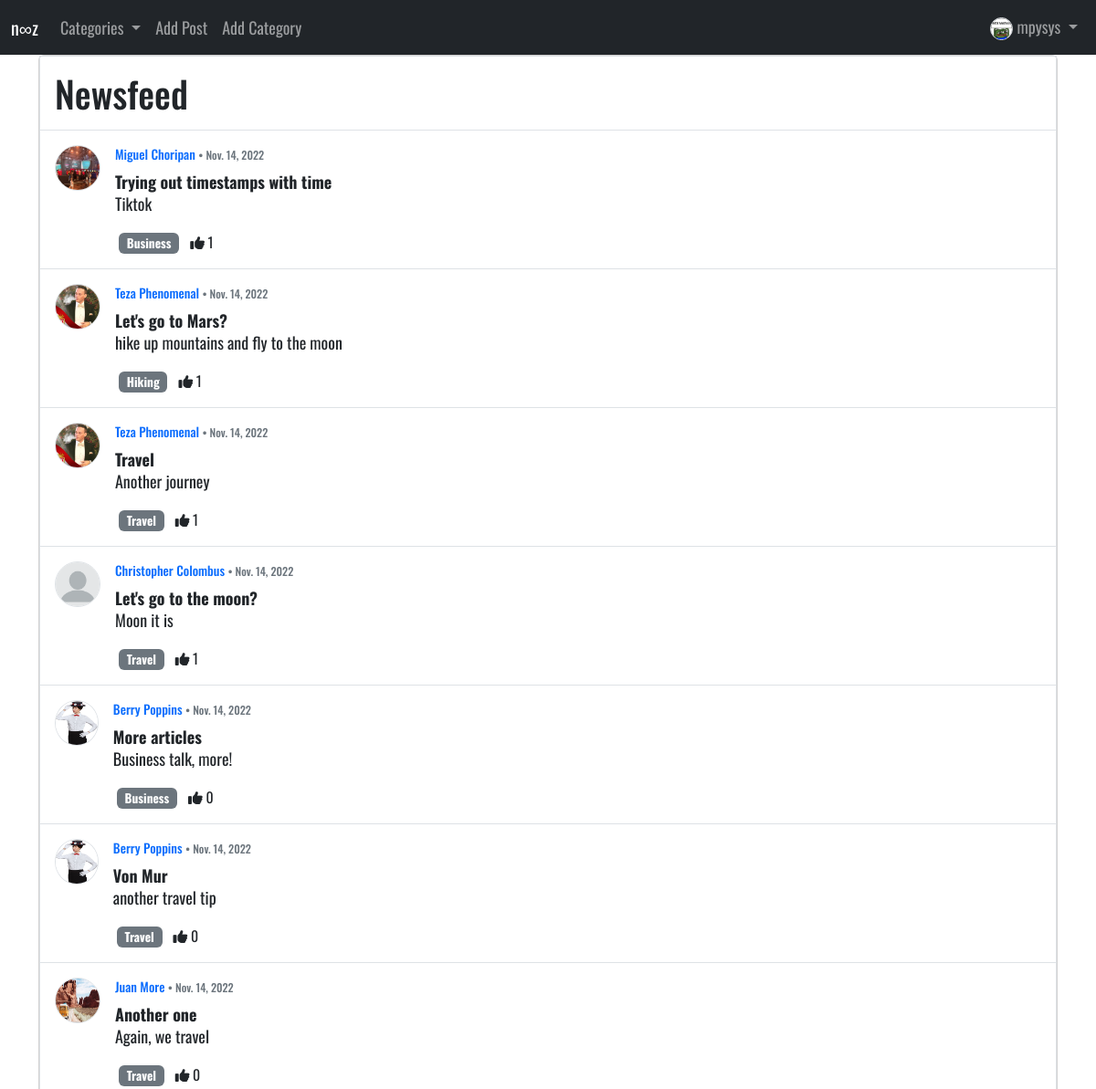
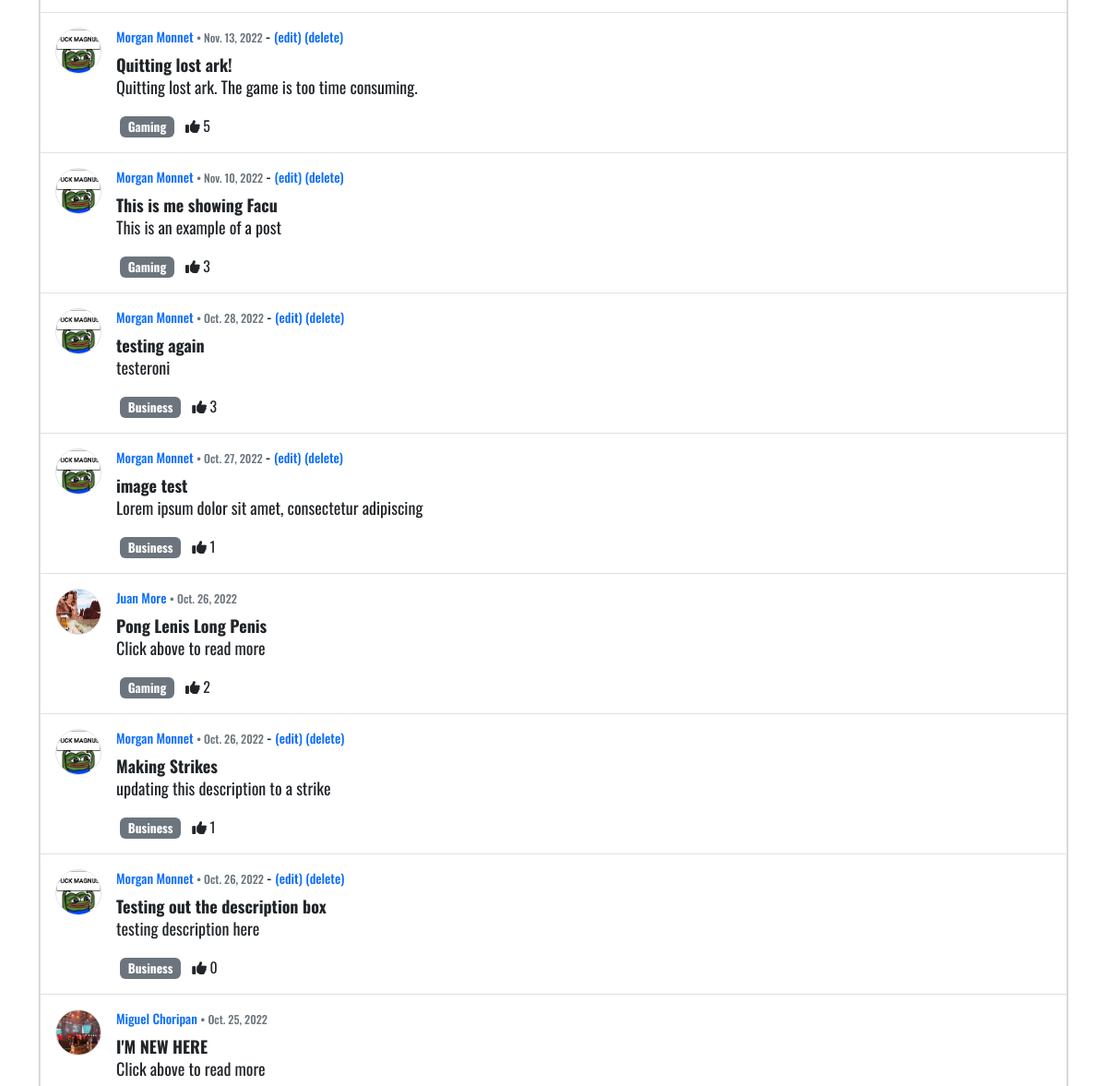
Before: / (signed in, upper part) with the older database file (2 pictures, top to bottom).
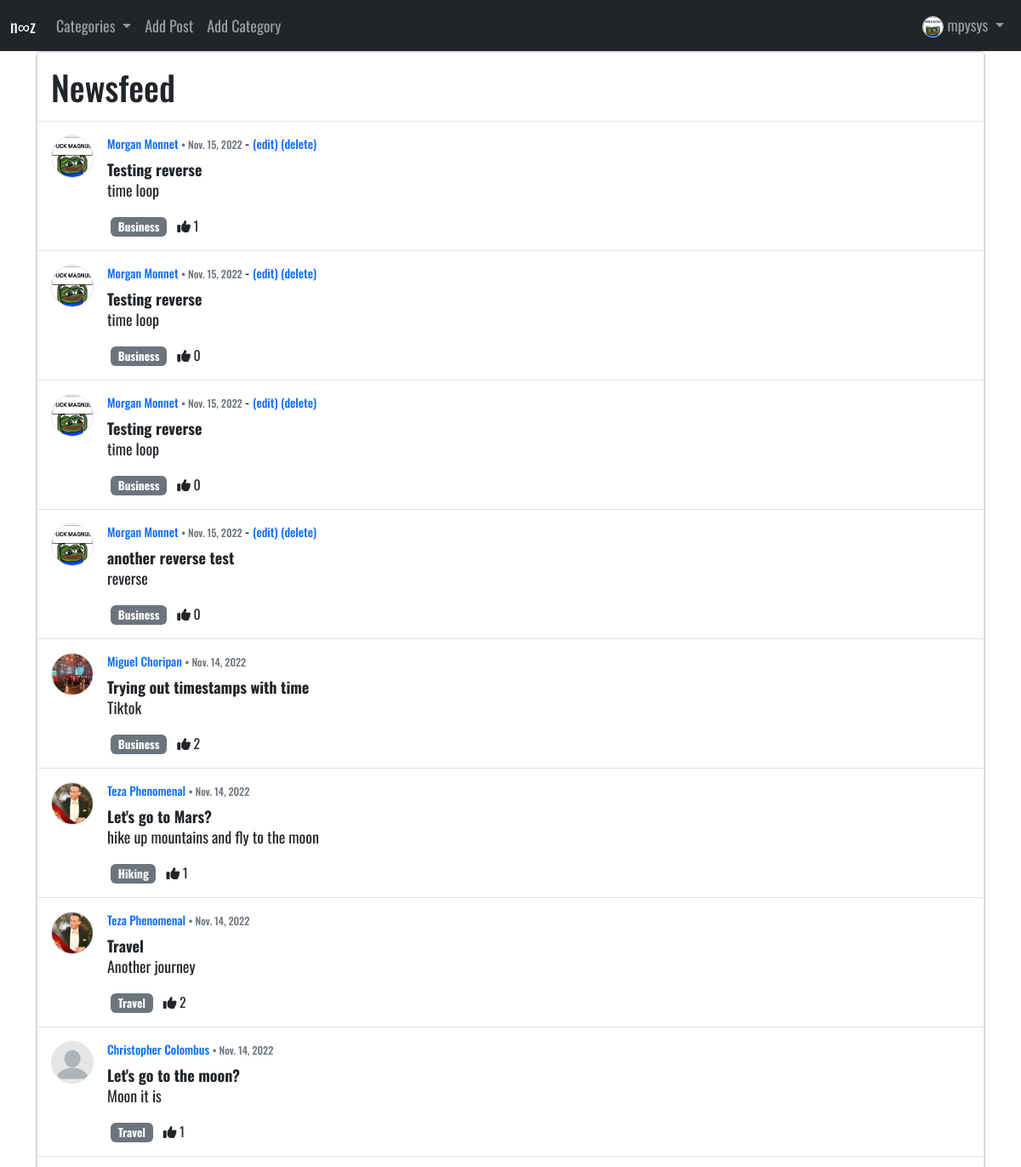
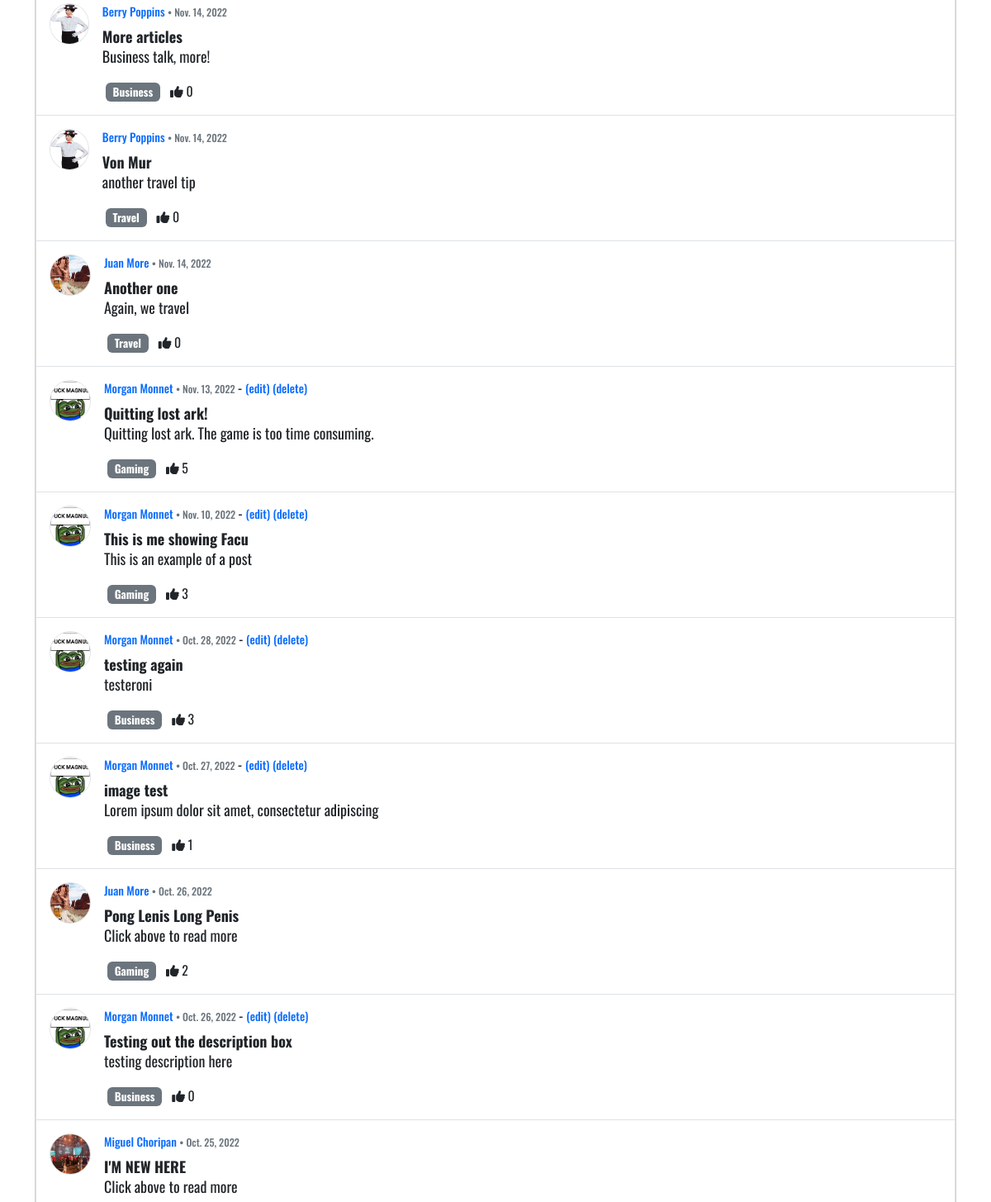
After: the same page with the newer database file (2 pictures, top to bottom).
### nooz2/models.py (models this page shows, shortened)
class Post(models.Model):
    title = models.CharField(max_length=255)
    title_tag = models.CharField(max_length=255)
    header_image = models.ImageField(null=True, blank=True, upload_to="images/")
    description = models.CharField(max_length=50)
    author = models.ForeignKey(User, on_delete=models.CASCADE)
    body = RichTextField(blank=True, null=True)
    timestamp = models.DateField(auto_now_add=True)
    category = models.CharField(max_length=255, default='News')
    likes = models.ManyToManyField(User, related_name='post_user')
    def total_likes(self):
        return self.likes.count()

class Profile(models.Model):
    user = models.OneToOneField(User, null=True, on_delete=models.CASCADE)
    bio = models.TextField()
    profile_pic = models.ImageField(null=True, blank=True, upload_to="images/profile")
    site_url = models.CharField(max_length=255, null=True, blank=True)
    facebook_url = models.CharField(max_length=255, null=True, blank=True)
    instagram_url = models.CharField(max_length=255, null=True, blank=True)

### nooz2/views.py (the view)
# urls.py: path('', HomeView.as_view(), name="home"),
class HomeView(ListView):
    model = Post
    template_name = 'home.html'
    ordering = ['-timestamp']
    def get_context_data(self, *args, **kwargs):
        category_menu = Category.objects.all()
        context = super(HomeView, self).get_context_data(*args, **kwargs)
        context ["category_menu"] = category_menu
        return context

### nooz2/models.py (called while the page is built)
    def __str__(self):
        return self.name

### templates/home.html (shortened to what this page needs)
{% extends 'base.html' %}
{% load static %}
{% block content %}
{% if user.is_authenticated %}
<div class="container">
  <div class="card d-flex justify-content-center">
      <div class="border border-left border-right px-0">
        <div class="p-3 border-bottom">
          <h1 class="d-flex align-items-center mb-0">
            Newsfeed
          </h1>
        </div>
        <div>
          {% for post in object_list %}
          <div>
            <div class="d-flex p-3 border-bottom">
              {% if post.author.profile.profile_pic %}
              <img src="{{ post.author.profile.profile_pic.url }}" class="rounded-circle border"
                height="50" width="50" alt="Avatar" loading="lazy" />
              {% else %}
              <img src="{% static 'images/generic_pic.png' %}" class="rounded-circle border"
              height="50" width="50" alt="Avatar" loading="lazy" />
              {% endif %}
              {% if post.author.profile %}
              <div class="d-flex w-100 ps-3">
                <div>
                  <h6 class="text-body">
                      <small><a href="{% url 'show_profile_page' post.author.profile.id %}">{{ post.author.first_name }} {{ post.author.last_name }}</a>
                      <span class="small text-muted font-weight-normal"> • </span>
                      <span class="small text-muted font-weight-normal">{{ post.timestamp }}</span>
                      </small>
                      {% if user.is_authenticated %}
                      {% if user.id == post.author.id %}
                          - <small >
                              <a href="{% url 'edit_post' post.pk %}">(edit)</a>
                              <a href="{% url 'delete_post' post.pk %}">(delete)</a>
                          </small>
                      {% endif %}
                      {% endif %}
                  </h6>
                  <div><strong><a href="{% url 'post-detail' post.pk %}" class="link-dark">{{ post.title}}</a></strong></div>
                  <p style="line-height: 1.2;">
                      {{ post.description }}
                  </p>
                  <ul class="list-unstyled d-flex float-start mb-0 pe-xl-5">
                    <li><a href="{% url 'category' post.category|slugify|title %}" class="badge bg-secondary mx-1" style="text-decoration: none">{{ post.category }}</a></li>
                    <li><span class="small ps-2 float-right"><i class="fa-solid fa-thumbs-up"></i> {{ post.total_likes }}</span></li>
                  </ul>
                </div>
                {% endif %}
              </div>
            </div>
          </div>
          {% endfor %}
        </div>
      </div>
  </div>
</div>
{% endif %}
{% endblock %}

Changed rows visible on the page:
removed Post: author.profile.profile_pic (picture), author.first_name "Morgan", author.last_name "Monnet", timestamp "Oct. 26, 2022", shows "(edit)", title "Making Strikes", description "updating this description to a strike", category "Business", total_likes "1"
added Post: author.profile.profile_pic (picture), author.first_name "Morgan", author.last_name "Monnet", timestamp "Nov. 15, 2022", shows "(edit)", title "Testing reverse", description "time loop", category "Business", total_likes "1"
added Post: author.profile.profile_pic (picture), author.first_name "Morgan", author.last_name "Monnet", timestamp "Nov. 15, 2022", shows "(edit)", title "Testing reverse", description "time loop", category "Business", total_likes "0"
added Post: author.profile.profile_pic (picture), author.first_name "Morgan", author.last_name "Monnet", timestamp "Nov. 15, 2022", shows "(edit)", title "Testing reverse", description "time loop", category "Business", total_likes "0"
added Post: author.profile.profile_pic (picture), author.first_name "Morgan", author.last_name "Monnet", timestamp "Nov. 15, 2022", shows "(edit)", title "another reverse test", description "reverse", category "Business", total_likes "0"
computed for Post "Trying out timestamps with time": total_likes "1" → "2"
computed for Post "Another journey": total_likes "1" → "2"
